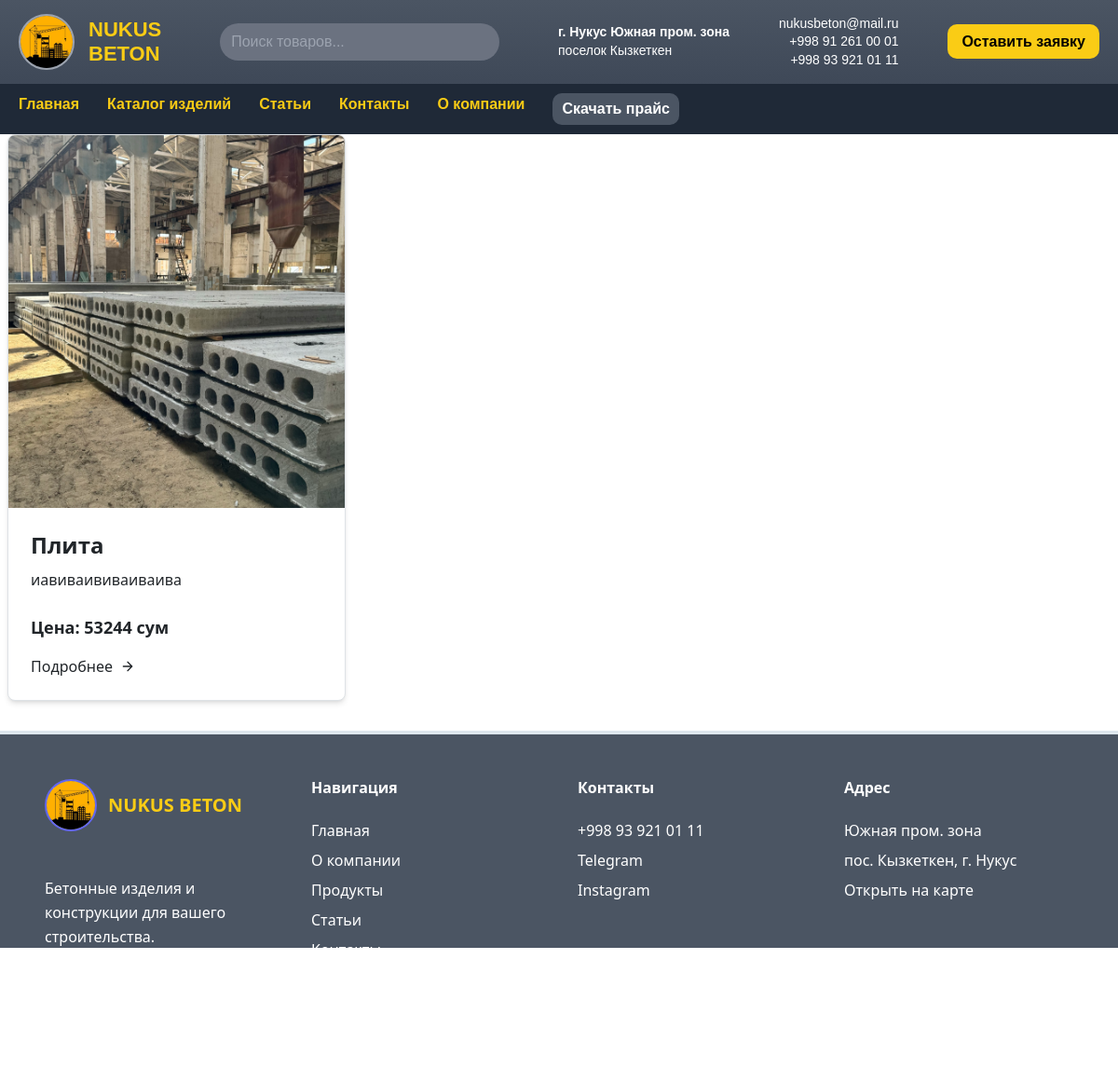
The page /product/2/ on the database as committed earlier.
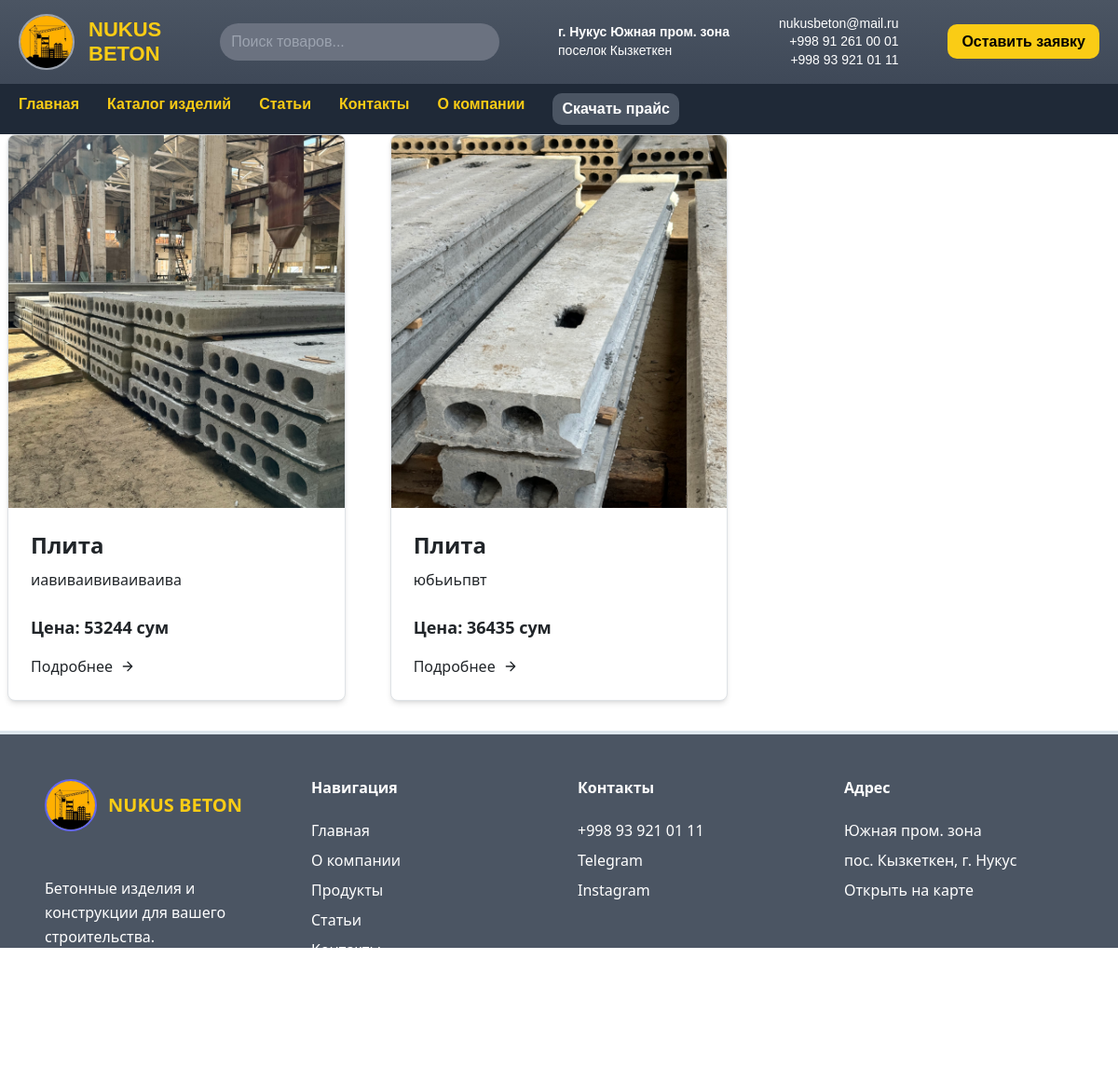
The same page on the database as committed later.
### nukusbeton/models.py (models this page shows, shortened)
class Product(models.Model):
    product_name= models.CharField(max_length=250,verbose_name="Название продукта")
    brand= models.ForeignKey(Brand, on_delete=models.CASCADE, verbose_name="Каталог")
    description= models.TextField(verbose_name="Описание")
    main_image= models.ImageField(upload_to='products/', verbose_name="Главное изображение")
    image2= models.ImageField(upload_to='products/',verbose_name="Дополнительное изображение 1",
                              blank=True, null=True)
    image3= models.ImageField(upload_to='products/',verbose_name="Дополнительное изображение 2",
                              blank=True, null=True)
    image4= models.ImageField(upload_to='products/',verbose_name="Дополнительное изображение 3",
                                blank=True, null=True)
    pub_date= models.DateTimeField(auto_now_add=True,verbose_name="Дата публикации")
    price = models.IntegerField(verbose_name="Цена")
    class Meta:
        verbose_name_plural = "Продукт"

### nukusbeton/views.py (the view)
# urls.py: path('product/<int:brand_id>/', views.product_list, name='product_list'),
def product_list(request, brand_id):
    brand = get_object_or_404(Brand, pk=brand_id)
    products = Product.objects.filter(brand=brand)
    return render(request, 'products/product_list.html', {'brand': brand, 'products': products})

### templates/products/product_list.html (shortened to what this page needs)
{% extends 'base.html' %}
{% load static %}
{% block content %}
<section class="text-gray-900 bg-white body-font">
  <div class="max-w-screen-xl mx-auto px-0">
    <div class="flex flex-wrap -mx-4">
      {% for product in products %}
      <div class="w-full lg:w-1/3 px-4 mb-8">
        <div class="bg-white border border-gray-300 rounded-lg overflow-hidden shadow-md w-full h-full flex flex-col">
          <img src="{{ product.main_image.url }}" alt="{{ product.product_name }}"
               class="w-full h-[400px] object-cover object-center flex-shrink-0">
          <div class="p-6 flex flex-col flex-grow">
            <h2 class="text-2xl font-bold text-dark mb-2">{{ product.product_name }}</h2>
            <p class="text-base leading-relaxed text-dark mb-4 flex-grow">{{ product.description }}</p>
            <p class="text-dark font-semibold text-lg mb-3">Цена: {{ product.price }} сум</p>
            <a href="{% url 'product_detail' product.brand.id product.id %}" class="text-dark inline-flex items-center mt-auto">
              Подробнее
              <svg fill="none" stroke="currentColor" stroke-linecap="round" stroke-linejoin="round"
                   stroke-width="2" class="w-4 h-4 ml-2" viewBox="0 0 24 24">
                <path d="M5 12h14M12 5l7 7-7 7"/>
              </svg>
            </a>
          </div>
        </div>
      </div>
      {% endfor %}
    </div>
  </div>
</section>
{% endblock %}

### templates/base.html (shortened to what this page needs)
{% load static %}
<!DOCTYPE html>
<html lang="ru">
<head>
  <script src="https://cdn.tailwindcss.com"></script>
  <link href="https://cdn.jsdelivr.net/npm/bootstrap@5.3.3/dist/css/bootstrap.min.css" rel="stylesheet">
</head>
<body class="bg-[#DDE6ED] text-white font-sans">
<header style="background: linear-gradient(to bottom, #4b5563, #374151); color: #facc15; font-family: sans-serif;">
  <div style="max-width: 1200px; margin: 0 auto; display: flex; align-items: center; justify-content: space-between; padding: 15px 20px;">
    <div style="display: flex; align-items: center;">
      <img src="{% static 'image/photo_2023-01-02_19-44-41.jpg' %}" alt="Логотип" style="height: 60px; width: 60px; border-radius: 50%; margin-right: 15px; border: 2px solid #9ca3af;">
      <div style="font-size: 22px; font-weight: bold; line-height: 1.2; color: #facc15;">
        NUKUS<br>BETON
      </div>
    </div>
    <div style="flex-grow: 1; max-width: 300px; margin: 0 30px;">
      <input type="text" placeholder="Поиск товаров..." style="width: 100%; padding: 8px 12px; border-radius: 20px; border: none; background-color: #6b7280; color: white;">
    </div>
    <div style="font-size: 14px; line-height: 1.4; margin-right: 20px; color: white;">
      <strong>г. Нукус Южная пром. зона</strong><br>поселок Кызкеткен
    </div>
    <div style="text-align: right; font-size: 14px; line-height: 1.4; color: white;">
      nukusbeton@mail.ru<br>
      +998 91 261 00 01<br>
      +998 93 921 01 11
    </div>
    <div style="margin-left: 20px;">
      <a href="{% url 'contact' %}" style="background-color: #facc15; color: black; padding: 10px 15px; border-radius: 10px; text-decoration: none; font-weight: bold;">
        Оставить заявку
      </a>
    </div>
  </div>
  <div style="background-color: #1f2937; padding: 10px 20px;">
    <nav style="max-width: 1200px; margin: 0 auto; display: flex; gap: 30px; font-weight: bold;">
      <a href="{% url 'main' %}" style="color: #facc15; text-decoration: none;">Главная</a>
      <a href="{% url 'brands' %}" style="color: #facc15; text-decoration: none;">Каталог изделий</a>
      <a href="{% url 'article_list' %}" style="color: #facc15; text-decoration: none;">Статьи</a>
      <a href="{% url 'contact' %}" style="color: #facc15; text-decoration: none;">Контакты</a>
      <a href="{% url 'company' %}" style="color: #facc15; text-decoration: none;">О компании</a>
      <a href="#" style="color: white; background-color: #4b5563; padding: 5px 10px; border-radius: 10px;">Скачать прайс</a>
    </nav>
  </div>
</header>
  <main class="flex-grow">
    {% block content %}{% endblock %}
  </main>
<footer class="bg-gradient-to-t bg-gray-600 text-white mt-1">
  <div class="container mx-auto py-12 px-6 grid md:grid-cols-4 gap-10 max-w-6xl">
    <div>
      <div class="flex items-center mb-5">
        <img src="{% static 'image/photo_2023-01-02_19-44-41.jpg' %}" alt="Logo" class="w-14 h-14 rounded-full border-2 border-indigo-500">
        <span class="ml-3 text-xl font-semibold text-yellow-400">NUKUS BETON</span>
      </div>
      <p class="text-grey-600 leading-relaxed">
        Бетонные изделия и конструкции для вашего строительства.
      </p>
    </div>
    <div>
      <h3 class="font-semibold mb-4   text-grey-300">Навигация</h3>
      <ul class="space-y-2 text-grey-300">
        <li><a href="{% url 'main' %}" class="hover:text-yellow-500 transition-colors">Главная</a></li>
        <li><a href="{% url 'company' %}" class="hover:text-yellow-500 transition-colors">О компании</a></li>
        <li><a href="{% url 'brands' %}" class="hover:text-yellow-500 transition-colors">Продукты</a></li>
        <li><a href="{% url 'article_list' %}" class="hover:text-yellow-500 transition-colors">Статьи</a></li>
        <li><a href="{% url 'contact' %}" class="hover:text-yellow-500 transition-colors">Контакты</a></li>
      </ul>
    </div>
    <div>
      <h3 class="font-semibold mb-4 text-grey-300">Контакты</h3>
      <ul class="space-y-2 text-grey-300">
        <li class="text-grey-300">+998 93 921 01 11</li>
        <li><a href="https://t.me/nukusbeton" class="hover:text-yellow-500 transition-colors">Telegram</a></li>
        <li><a href="https://www.instagram.com/nukusbeton" class="hover:text-yellow-500 transition-colors">Instagram</a></li>
      </ul>
    </div>
    <div>
      <h3 class="font-semibold mb-4 text-grey-300">Адрес</h3>
      <ul class="space-y-2 text-grey-300">
        <li>Южная пром. зона</li>
        <li>пос. Кызкеткен, г. Нукус</li>
        <li><a href="https://www.google.com/maps/place/OOO+%E2%80%9CNUKUS+BETON%E2%80%9D" class="hover:text-yellow-500 transition-colors">Открыть на карте</a></li>
      </ul>
    </div>
  </div>
  <div class="bg-gray-700 text-center py-4 text-sm text-yellow-400 select-none">
  </div>
</footer>
</body>
</html>

Rows that differ between the two databases and show on the page:
added Product: main_image (picture), product_name "Плита", description "юбьиьпвт", price "36435"
